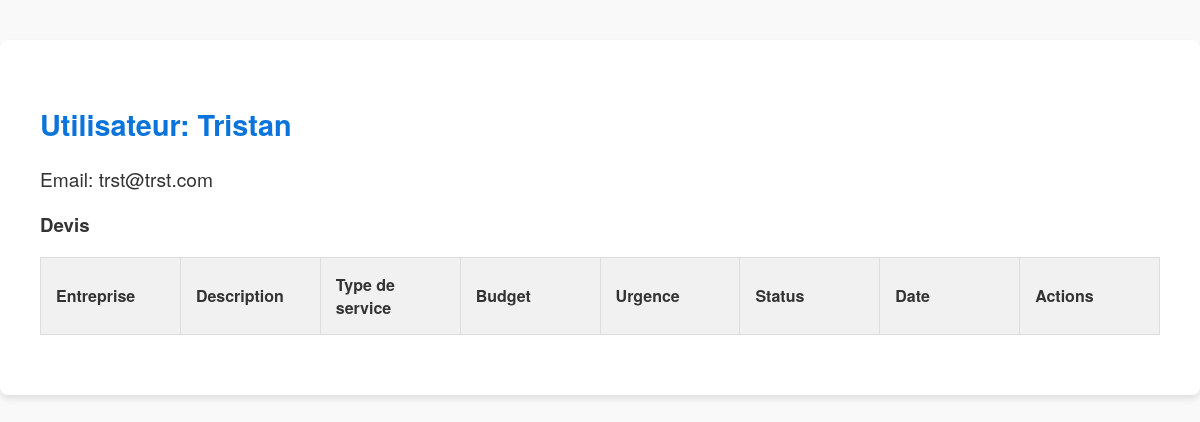
Page /admin/user/2 (signed in) on the earlier database version.
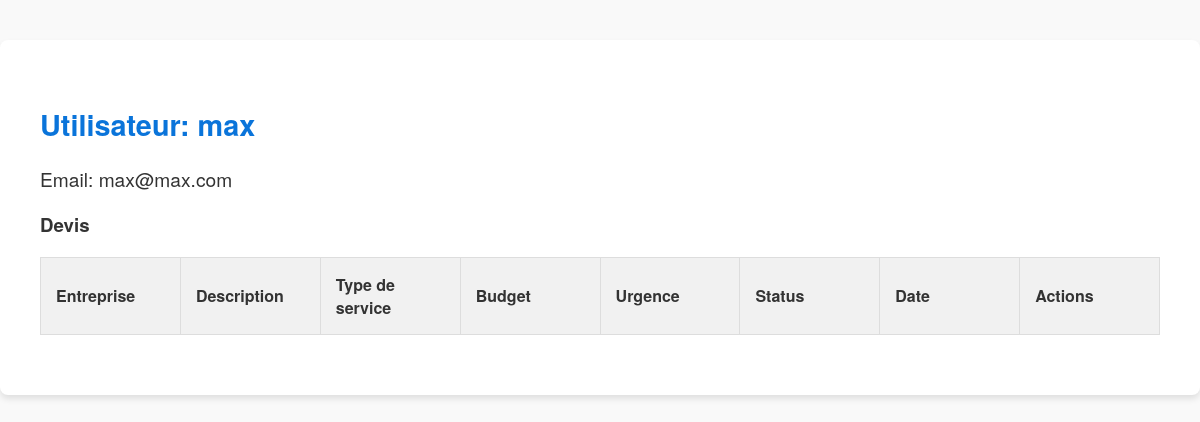
Same page on the later database version.
### models.py (models this page shows)
class User(db.Model):
    id = db.Column(db.Integer, primary_key=True)
    name = db.Column(db.String(80), nullable=False)
    email = db.Column(db.String(120), unique=True, nullable=False)
    password = db.Column(db.String(120), nullable=False)
    is_admin = db.Column(db.Boolean, default=False)
    is_employee = db.Column(db.Boolean, default=False)

### app.py (the view)
@app.route('/admin/user/<int:user_id>')
def admin_view_user(user_id):
    if 'user_id' not in session or not session.get('is_admin'):
        return redirect(url_for('login'))
    user = User.query.filter_by(id=user_id).first()
    return render_template('admin_view_user.html', user=user)

### templates/admin_view_user.html (shortened to what this page needs)
<!DOCTYPE html>
<html lang="fr">
<head>
    <link rel="stylesheet" href="{{ url_for('static', filename='style.css') }}">
</head>
<body>
    <div class="user-container">
        <h2>Utilisateur: {{ user.name }}</h2>
        <p>Email: {{ user.email }}</p>
        <h3>Devis</h3>
        <table>
            <thead>
                <tr>
                    <th>Entreprise</th>
                    <th>Description</th>
                    <th>Type de service</th>
                    <th>Budget</th>
                    <th>Urgence</th>
                    <th>Status</th>
                    <th>Date</th>
                    <th>Actions</th>
                </tr>
            </thead>
        </table>
    </div>
</body>
</html>

Differences in the rows shown:
changed User: name "Tristan" → "max"; email "trst@trst.com" → "max@max.com"
